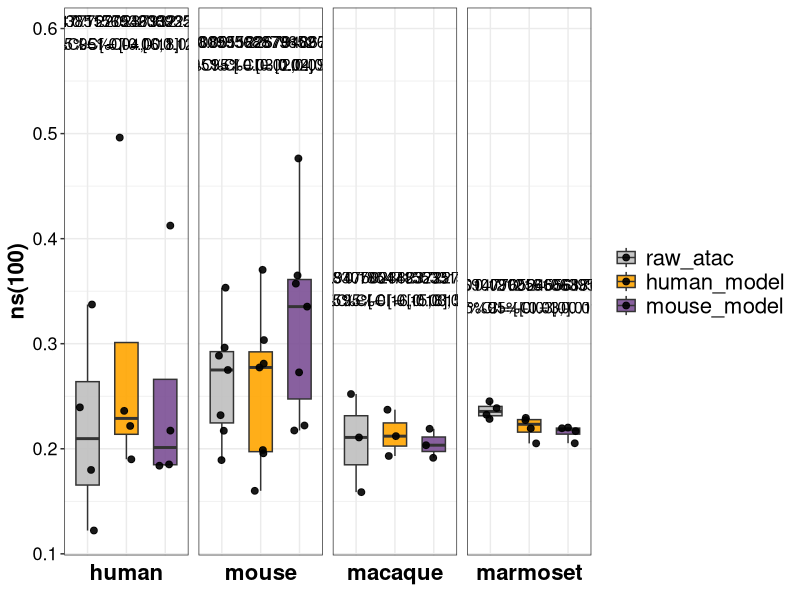
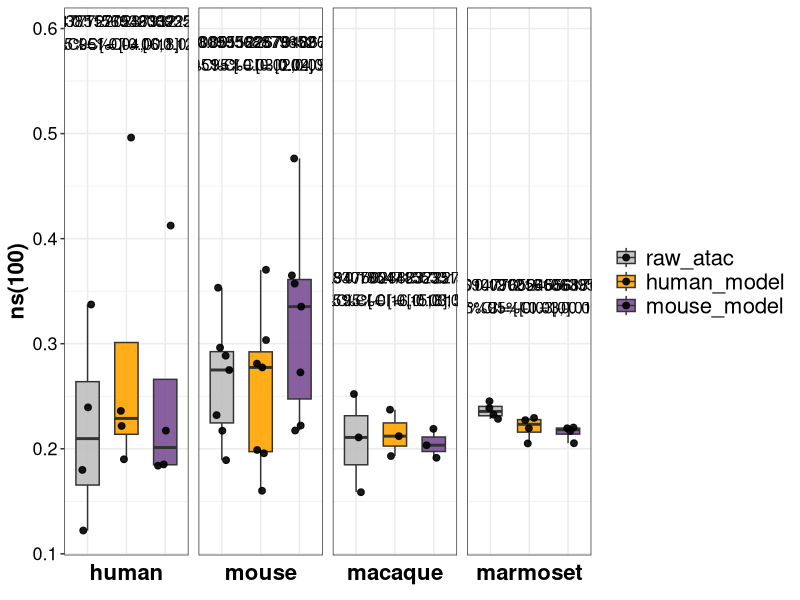

Recreate these plots in R, in order.
library(ggplot2)
library(readr)
library(dplyr)
library(tidyr)
library(purrr)
library(jsonlite)

df <- read_csv("test_r4_nsls.csv")

df$Model <- factor(df$Model, levels = c('raw_atac',"human_model", "mouse_model"))
df$Species <- factor(df$Species, levels = c('human','mouse','macaque','marmoset'))

metric_ = 'ns(100)'
r = 4

##############----------ns/ls--------#########
## "ns(10)","ns(50)" / "ns(100)"
## "ls(10)","ls(50)" / "ls(100)"

#######################
filtered_df <- df %>% 
  filter(Metric == metric_) %>% 
  group_by(Species, Samples) %>%
  filter(n() != 2) 

y_pos_all <- filtered_df %>%
  group_by(Species) %>%
  summarise(max_val = max(Value)) %>%
  mutate(y_position = max_val + 0.1)



perform_tests <- function(differences, digits_round = r,
                          exact = FALSE, correct = TRUE) {
  d <- differences[is.finite(differences)]
  if (!is.null(digits_round)) d <- round(d, digits_round)  # 固化 ties（关键！）
  
  n <- length(d)
  if (n < 2) return(list(p_value = NA_real_, test_method = "insufficient_n"))
  
  if (sd(d) == 0) {
    if (all(abs(d) < .Machine$double.eps)) {
      return(list(p_value = 1, test_method = "no-diff"))
    } else {
      # 常数非零，用精确符号检验（强烈建议报告这个 p，一眼看方向占比）
      k <- sum(d > 0); n_nonzero <- sum(d != 0)
      p <- binom.test(k, n_nonzero, p = 0.5, alternative = "two.sided")$p.value
      return(list(p_value = p, test_method = "Sign test (binom)"))
    }
  }
  # 非常数向量再做 Shapiro；n>=3 才有意义
  shapiro_p <- if (n >= 3) {
    tryCatch(shapiro.test(d)$p.value, error = function(e) NA_real_)
  } else NA_real_
  
  if (!is.na(shapiro_p) && shapiro_p > 0.05) {
    # 配对 t 等价于对差值做单样本 t：mu=0
    p <- t.test(d, mu = 0)$p.value
    return(list(p_value = p, test_method = "paired t-test"))
  } else {
    # 非正态或样本太少：Wilcoxon，考虑 ties
    p <- suppressWarnings(wilcox.test(d,alternative = "two.sided",mu = 0, exact = FALSE, correct = TRUE)$p.value)
    return(list(p_value = p, test_method = "Wilcoxon signed-rank"))
  }
}




######################
# 1: human_model vs mouse_model
annotation_df1 <- filtered_df %>%
  filter(Model %in% c("human_model", "mouse_model")) %>%
  pivot_wider(names_from = Model, values_from = Value) %>%
  mutate(diff = mouse_model - human_model) %>%
  group_by(Species) %>%
  summarise(
    mean_diff = mean(diff, na.rm = TRUE),
    se_diff = sd(diff, na.rm = TRUE)/sqrt(n()),
    lower_ci = mean_diff - qt(0.975, n()-1)*se_diff,
    upper_ci = mean_diff + qt(0.975, n()-1)*se_diff,
    test = list(perform_tests(diff)),
    .groups = "drop"
  ) %>%
  mutate(comparison = "human vs mouse", x_pos = 2.5,
         p_value = as.numeric(purrr::map_dbl(test, "p_value")),
         test_method = purrr::map_chr(test, "test_method"),
         p_value_label = sprintf("p = %.3f", p_value)
         ) %>% 
  left_join(y_pos_all, by = "Species")

# 2: mouse_model vs raw_atac
annotation_df2 <- filtered_df %>%
  filter(Model %in% c("mouse_model", "raw_atac")) %>%
  pivot_wider(names_from = Model, values_from = Value) %>%
  mutate(diff = mouse_model - raw_atac) %>%
  group_by(Species) %>%
  summarise(
    mean_diff = mean(diff, na.rm = TRUE),
    se_diff = sd(diff, na.rm = TRUE)/sqrt(n()),
    lower_ci = mean_diff - qt(0.975, n()-1)*se_diff,
    upper_ci = mean_diff + qt(0.975, n()-1)*se_diff,
    test = list(perform_tests(diff)),
    .groups = "drop"
  ) %>%
  mutate(comparison = "mouse vs raw", x_pos = 2.0,
         p_value = as.numeric(purrr::map_dbl(test, "p_value")),
         test_method = purrr::map_chr(test, "test_method"),
         p_value_label = sprintf("p = %.3f", p_value)
         ) %>% 
  left_join(y_pos_all, by = "Species")

# 3: human_model vs raw_atac
annotation_df3 <- filtered_df %>%
  filter(Model %in% c("human_model", "raw_atac")) %>%
  pivot_wider(names_from = Model, values_from = Value) %>%
  mutate(diff = human_model - raw_atac) %>%
  group_by(Species) %>%
  summarise(
    mean_diff = mean(diff, na.rm = TRUE),
    se_diff = sd(diff, na.rm = TRUE)/sqrt(n()),
    lower_ci = mean_diff - qt(0.975, n()-1)*se_diff,
    upper_ci = mean_diff + qt(0.975, n()-1)*se_diff,
    test = list(perform_tests(diff)),
    .groups = "drop"
  ) %>%
  mutate(comparison = "human vs raw", x_pos = 1.5,
         p_value = as.numeric(purrr::map_dbl(test, "p_value")),
         test_method = purrr::map_chr(test, "test_method"),
         p_value_label = sprintf("p = %.3f", p_value)
         ) %>% 
  left_join(y_pos_all, by = "Species")

#######################
combined_annot <- bind_rows(annotation_df1, annotation_df2, annotation_df3) %>%
  # filter(p_value < 0.05) %>%
  group_by(Species) %>%
  ungroup()

out <- combined_annot %>%
  mutate(test = map_chr(test, ~ toJSON(.x, auto_unbox = TRUE)))
write_csv(out, paste0(gsub("[()]", "", metric_),'_r',r,"_test.csv"))

##############----------PLOT--------#########
ggplot(filtered_df, aes(x = Model, y = Value, fill = Model)) +
  geom_boxplot(width = 0.6, alpha = 0.9, outlier.shape = NA) +
  geom_jitter(width = 0.2, size = 2, alpha = 0.9) +
  facet_wrap(~Species, scales = "free_x",strip.position = "bottom",nrow = 1) +
  scale_fill_manual(values = c('raw_atac'='grey', "human_model" = "orange", "mouse_model" = "#7B4F94")) +
  theme_bw() +
  theme(
    axis.text.x = element_blank(),  
    axis.ticks.x = element_blank(), 
    axis.text.y = element_text(size = 13, color = "black"),
    legend.text = element_text(size = 16),
    axis.title = element_text(size = 16, color = "black", face = "bold"),
    legend.title = element_blank(),
    plot.title = element_text(hjust = 0.5, size = 16, face = "bold"),
    strip.text = element_text(size = 16, face = "bold", color = "black"), 
    strip.background = element_blank(),  
    panel.spacing = unit(0.5, "lines") 
  ) +
  labs(x = NULL, y = metric_) +
  geom_text(
    data = combined_annot,
    aes(x = x_pos, y = y_position, 
        label = paste0(p_value, "\n95%CI = [", 
                       round(lower_ci, 2), ",", 
                       round(upper_ci, 2), "]")),
    inherit.aes = FALSE,size = 4, color = "black", vjust = 0.5
  )

ggsave(paste0(metric_,'.pdf'), plot = last_plot(), 
       width = 9, height = 4, units = "in",dpi=300)
